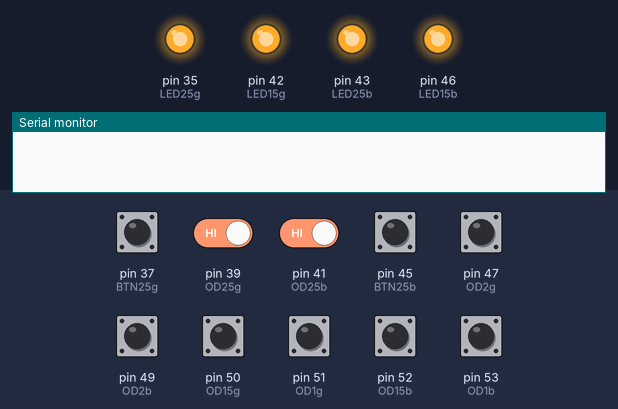
Recording of a sketch running on a simulated Arduino Mega 2560, built with avr-gcc and run on an emulated ATmega2560. On the bench: output pins drawn as LEDs (lit = HIGH), the last lines printed to the serial monitor. The inputs (shaded band) are chosen by the test bench; at power-on: pin 37 (BTN25g), pin 39 (OD25g), pin 41 (OD25b), pin 45 (BTN25b), pin 47 (OD2g), pin 49 (OD2b), pin 50 (OD15g), pin 51 (OD1g), pin 52 (OD15b), pin 53 (OD1b) HIGH.

Above: at 1.2 s.
1.3 s: pin 39 (OD25g) driven LOW and pin 41 (OD25b) driven LOW
2.8 s: pin 37 (BTN25g) pulled LOW for 0.15 s
At 2.87 s:
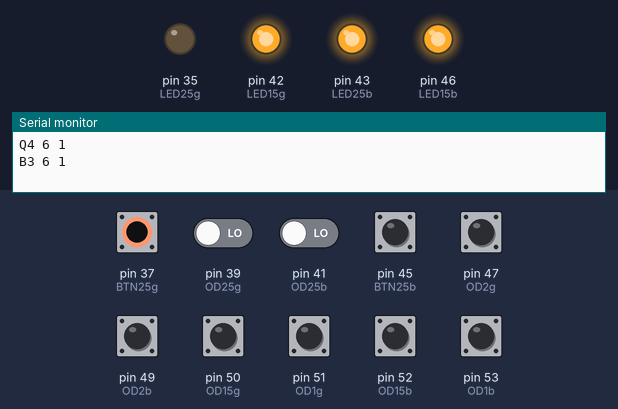
4.4 s: pin 45 (BTN25b) pulled LOW for 0.15 s
At 4.47 s:
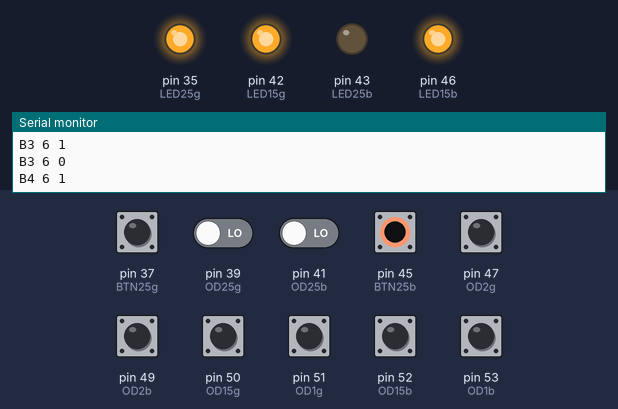
6.0 s: pin 37 (BTN25g) driven LOW and pin 45 (BTN25b) driven LOW
At 6.7 s:
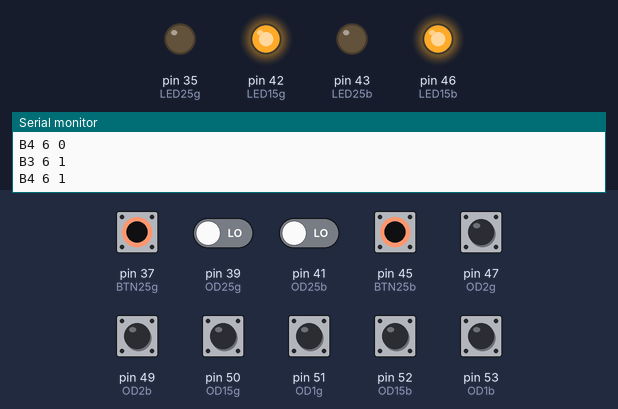
7.5 s: pin 37 (BTN25g) driven HIGH
At 7.9 s:
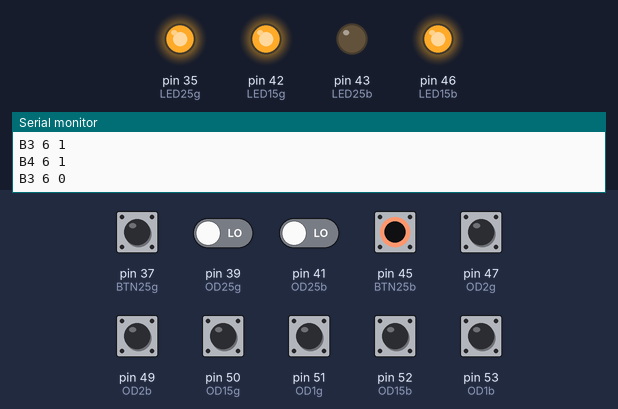
9.0 s: pin 37 (BTN25g) driven LOW
At 10.2 s:
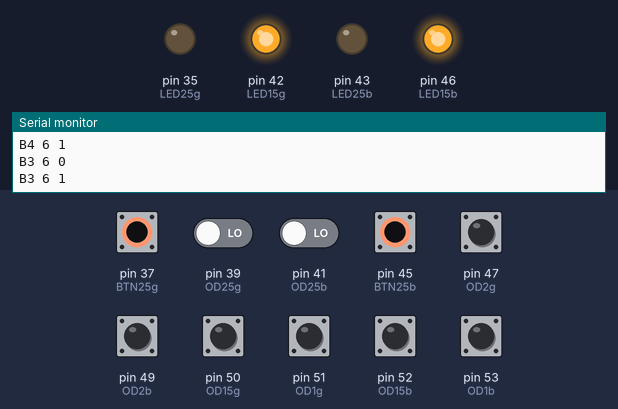
Timing chart, 0 to 11.5 s (numbered marks = the images above; inputs shaded):
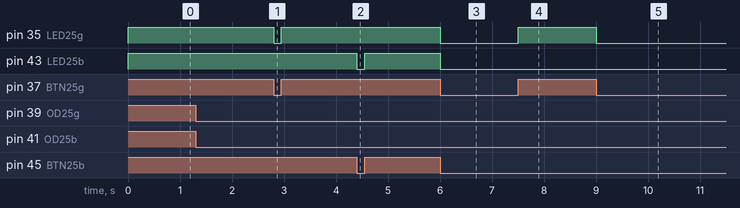

Measured:
- after the input at 2.8 s, pin 35 (LED25g): HIGH → LOW at once, → HIGH 0.15 s later
- after the input at 4.4 s, pin 43 (LED25b): HIGH → LOW at once, → HIGH 0.15 s later
- after the input at 6.0 s, pin 35 (LED25g), pin 43 (LED25b): HIGH → LOW at once
- after the input at 7.5 s, pin 35 (LED25g): LOW → HIGH at once
- after the input at 9.0 s, pin 35 (LED25g): HIGH → LOW at once

The sketch:

_11_ObstakleDetection_FINAL.ino
```cpp
int zone = 6;

//#011 Themaplankjes
int OD1b = 53; //obstakel detectie 1m afstend blauwwitte draad
int OD1g = 51; //obstacle detection 1m afstand groenewitte internet draad

int OD15b = 52;
int LED15b = 46;
int BTN15b = 48;

int OD15g = 50; // obstake detectie 1,5m afstand groenwitte
int LED15g = 42;
int BTN15g = 44;

int OD2b = 49;
int OD2g = 47;

int OD25b = 41;
int LED25b = 43;
int BTN25b = 45;

int OD25g = 39;
int LED25g = 35;
int BTN25g = 37;

//#011 Themaplankjes varabelen declaratie.
int ODV1g; //Obstacle detection 1m afstand groene kant
int ODV1b;

int ODV15g;
int ODV15b;
int BTNV15g; //button value 1,5m groene kant
int BTNV15b; //button value 1.5m blauwe kant
bool BTN15gpresstate = 0;
bool BTN15bpresstate = 0;

int ODV2g;
int ODV2b;

int ODV25g;
int ODV25b;
int BTNV25g;
int BTNV25b;
bool BTN25gpresstate = 0;
bool BTN25bpresstate = 0;

bool oDetSw1 = 0;
bool oDetSw15 = 0;
bool oDetSw2 = 0;
bool oDetSw25 = 0;

void setup() {
  // put your setup code here, to run once:
  Serial.begin(9600);
  //#011 themaplankjes
  pinMode(OD1g, INPUT);
  pinMode(OD1b, INPUT);

  pinMode(OD15g, INPUT);
  pinMode(OD15b, INPUT);
  pinMode(LED15g, OUTPUT);
  pinMode(LED15b, OUTPUT);
  pinMode(BTN15g, INPUT_PULLUP);
  pinMode(BTN15b, INPUT_PULLUP);
  digitalWrite(LED15g, HIGH);
  digitalWrite(LED15b, HIGH);

  pinMode(OD2g, INPUT);
  pinMode(OD2b, INPUT);

  pinMode(OD25g, INPUT);
  pinMode(OD25b, INPUT);
  pinMode(LED25g, OUTPUT);
  pinMode(LED25b, OUTPUT);
  pinMode(BTN25g, INPUT_PULLUP);
  pinMode(BTN25b, INPUT_PULLUP);
  digitalWrite(LED25g, HIGH);
  digitalWrite(LED25b, HIGH);
}

void loop() {

  ODV1g = digitalRead(OD1g);
  ODV1b = digitalRead(OD1b);

  if (ODV1g == LOW && ODV1b == LOW) {
    if (oDetSw1 == 0) {
      Serial.print("Q1 ");
      Serial.print(zone);
      Serial.println(" 1");
      oDetSw1 = 1;
    }
  }
  else if (oDetSw1 == 1) {
    oDetSw1 = 0;
      Serial.print("Q1 ");
      Serial.print(zone);
      Serial.println(" 0");
  }

  ODV15g = digitalRead(OD15g);
  ODV15b = digitalRead(OD15b);


  if (ODV15g == LOW && ODV15b == LOW) {
    if (oDetSw15 == 0) {
      Serial.print("Q2 ");
      Serial.print(zone);
      Serial.println(" 1");
      oDetSw15 = 1;
    }

    BTNV15g = digitalRead(BTN15g);
    BTNV15b = digitalRead(BTN15b);

    if (BTNV15g == LOW && BTN15gpresstate == 0) {
      digitalWrite(LED15g, LOW);
      Serial.print("B1 ");
      Serial.print(zone);
      Serial.println(" 1");
      BTN15gpresstate = 1;
    }
    else if (BTNV15g == HIGH && BTN15gpresstate == 1) {
      digitalWrite(LED15g, HIGH);
      Serial.print("B1 ");
      Serial.print(zone);
      Serial.println(" 0");
      BTN15gpresstate = 0;
    }
    if (BTNV15b == LOW && BTN15bpresstate == 0) {
      digitalWrite(LED15b, LOW);
      Serial.print("B2 ");
      Serial.print(zone);
      Serial.println(" 1");
      BTN15bpresstate = 1;
    }
    else if (BTNV15b == HIGH && BTN15bpresstate == 1) {
      digitalWrite(LED15b, HIGH);
      Serial.print("B2 ");
      Serial.print(zone);
      Serial.println(" 0");
      BTN15bpresstate = 0;
    }
    delay(2);
  }

  else if (oDetSw15 == 1) {
    oDetSw15 = 0;
      Serial.print("Q2 ");
      Serial.print(zone);
      Serial.println(" 0");
  }

  ODV2g = digitalRead(OD2g);
  ODV2b = digitalRead(OD2b);

  if (ODV2g == LOW && ODV2b == LOW) {
    if (oDetSw2 == 0) {
      Serial.print("Q3 ");
      Serial.print(zone);
      Serial.println(" 1");
      oDetSw2 = 1;
    }
  }
  else if (oDetSw2 == 1) {
    oDetSw2 = 0;
      Serial.print("Q3 ");
      Serial.print(zone);
      Serial.println(" 0");
  }

  ODV25g = digitalRead(OD25g);
  ODV25b = digitalRead(OD25b);


  if (ODV25g == LOW && ODV25b == LOW) {
    if (oDetSw25 == 0) {
      Serial.print("Q4 ");
      Serial.print(zone);
      Serial.println(" 1");
      oDetSw25 = 1;
    }


    BTNV25g = digitalRead(BTN25g);
    BTNV25b = digitalRead(BTN25b);

    if (BTNV25g == LOW && BTN25gpresstate == 0) {
      digitalWrite(LED25g, LOW);
      Serial.print("B3 ");
      Serial.print(zone);
      Serial.println(" 1");
      BTN25gpresstate = 1;
    }
    else if (BTNV25g == HIGH && BTN25gpresstate == 1) {
      digitalWrite(LED25g, HIGH);
      Serial.print("B3 ");
      Serial.print(zone);
      Serial.println(" 0");
      BTN25gpresstate = 0;
    }
    if (BTNV25b == LOW && BTN25bpresstate == 0) {
      digitalWrite(LED25b, LOW);
      Serial.print("B4 ");
      Serial.print(zone);
      Serial.println(" 1");
      BTN25bpresstate = 1;
    }
    else if (BTNV25b == HIGH && BTN25bpresstate == 1) {
      digitalWrite(LED25b, HIGH);
      Serial.print("B4 ");
      Serial.print(zone);
      Serial.println(" 0");
      BTN25bpresstate = 0;
    }
    delay(2);
  }

  else if (oDetSw25 == 1) {
    oDetSw25 = 0;
      Serial.print("Q4 ");
      Serial.print(zone);
      Serial.println(" 0");
  }


}
```
